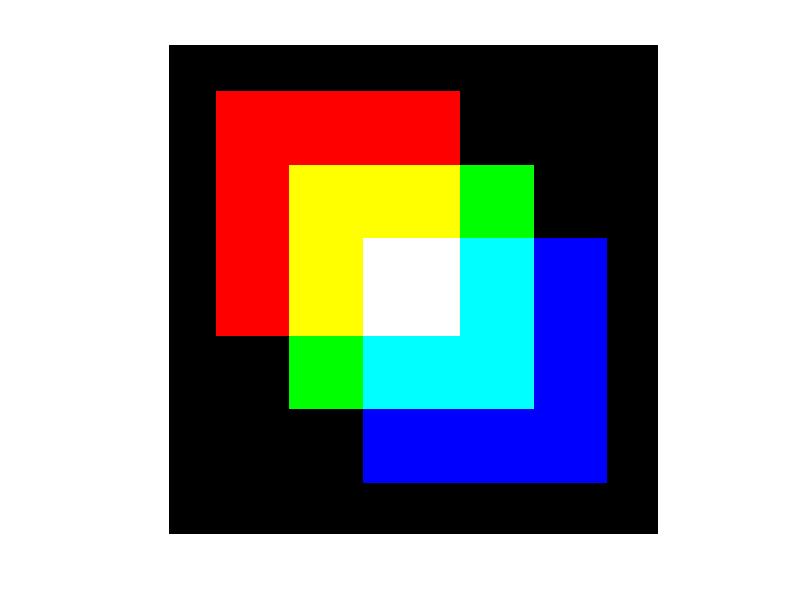

Write the MATLAB code that produced this figure.
% Lab1_2

% Очистка робочої пам'яті і закриття графічних вікон
clear; 
close all;

% Розмір зображення та квадратів
N = 200;
size = N/2;

% Ініціалізуємо масив Squares нулями
Squares = uint8(zeros(N,N,3));

% Задаємо вектор зсуву для кожного кольору
N0 = [0.1 0.25 0.4] * N;

% Задаємо діапазон індексів для кожного квадрата
j = 0:size-1;

% Цикл для створення квадратів
for i = 1:3
    Squares(N0(i)+j, N0(i)+j, i) = uint8(255);
end

% Виводимо зображення
imshow(Squares);


